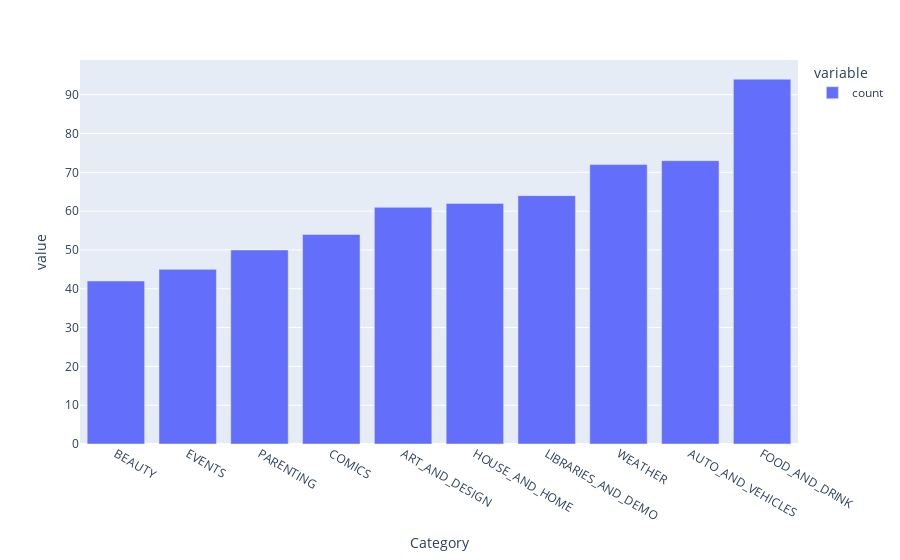

This figure's notebook cell:
### Markdown cell above
### Vertical Bar Chart - Highest Competition (Number of Apps)

### Code cell
bar = px.bar(top_10_categories)
bar.show()

### Figure 1 — Plotly figure (JSON) as saved in the notebook; plotly's stock layout.template omitted (floating-point values rounded to 4 significant figures)
{"data": [{"alignmentgroup": "True", "hovertemplate": "variable=count<br>Category=%{x}<br>value=%{y}<extra></extra>", "legendgroup": "count", "marker": {"color": "#636efa", "pattern": {"shape": ""}}, "name": "count", "offsetgroup": "count", "orientation": "v", "showlegend": true, "textposition": "auto", "type": "bar", "x": ["BEAUTY", "EVENTS", "PARENTING", "COMICS", "ART_AND_DESIGN", "HOUSE_AND_HOME", "LIBRARIES_AND_DEMO", "WEATHER", "AUTO_AND_VEHICLES", "FOOD_AND_DRINK"], "xaxis": "x", "y": [42, 45, 50, 54, 61, 62, 64, 72, 73, 94], "yaxis": "y"}], "layout": {"barmode": "relative", "legend": {"title": {"text": "variable"}, "tracegroupgap": 0}, "margin": {"t": 60}, "xaxis": {"anchor": "y", "domain": [0, 1], "title": {"text": "Category"}}, "yaxis": {"anchor": "x", "domain": [0, 1], "title": {"text": "value"}}}}
